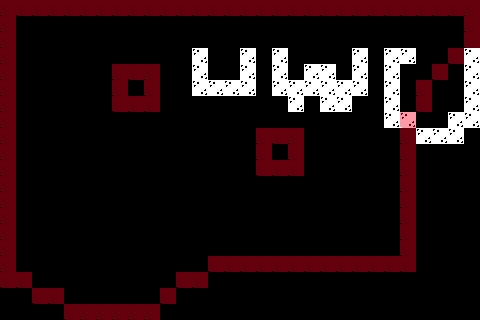

Rendered tile map (Tiled .tmx) drawn with the repository's tilesets; below, a short description and the map source with its tile grids summarised:
An orthogonal 30x20 tile map with 16x16 px tiles, 2 tile layers (Map, Collisions), 2 tilesets.

<map version="1.4" tiledversion="1.4.2" orientation="orthogonal" renderorder="right-down" width="30" height="20" tilewidth="16" tileheight="16" infinite="0" nextlayerid="4" nextobjectid="1">
  <tileset firstgid="1" name="A" tilewidth="16" tileheight="16" tilecount="400" columns="20">
    <image source="A.png" width="320" height="320" />
  </tileset>
  <tileset firstgid="401" name="meta" tilewidth="16" tileheight="16" tilecount="32" columns="8">
    <image source="meta.png" width="128" height="64" />
  </tileset>
  <layer id="3" name="Map" width="30" height="20">
    <properties>
      <property name="Nodraw" type="int" value="1" />
      <property name="Collisions" type="int" value="0" />
    </properties>
    <data>[600 cells, 600 non-empty, 2 distinct tile ids]</data>
  </layer>
  <layer id="2" name="Collisions" width="30" height="20">
    <properties>
      <property name="Collisions" type="int" value="1" />
      <property name="Nodraw" type="int" value="1" />
    </properties>
    <data>[600 cells, 105 non-empty, 2 distinct tile ids]</data>
  </layer>
</map>
